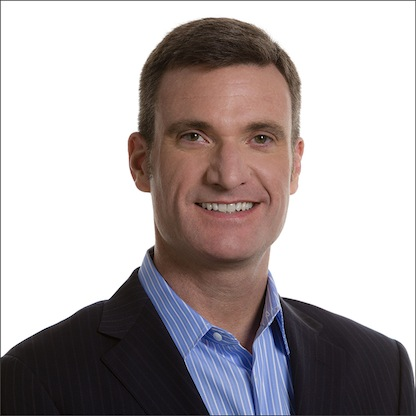
#> input picture day_2_opencv_basics/images/person.jpg, 416 x 416 px
$ python 1_draw_over_in_image.py
#> lines starting #> are read from the running program, lines starting #| are printed output that depends on the picture; after the words box and inside, x2 and y2 are one past the last pixel; in counts of white or black regions, pixels touching at a corner belong together
import numpy as np
import cv2
from copy import copy

img = cv2.imread("images/person.jpg")
#> img is the input picture: shape (416, 416, 3); mean B, G, R 167.5, 166.5, 174


#Draw a line
#cv2.line ( image, starting point , end point , color , line thickness, line type)
imgLine = img.copy()
cv2.line(imgLine, (300, 200), (400, 180), (0, 255,0), thickness=2, lineType=cv2.LINE_AA)
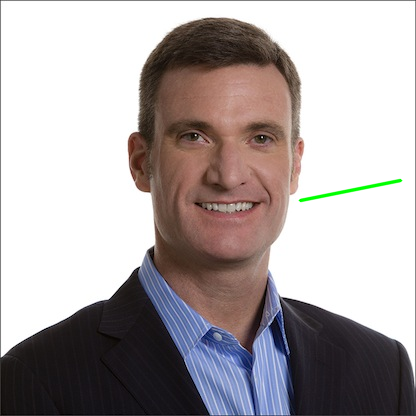
#> imgLine: shape (416, 416, 3); 0.3% of pixels changed, all inside (x1, y1, x2, y2) = (298, 178, 403, 203)
cv2.imshow("image_line", imgLine)
cv2.waitKey(0)


# Draw a circle
#cv2.circle ( image, center, radius, color of border, line thickness / fill type, line type)
imgCircle = img.copy()
cv2.circle(imgCircle, (250, 200), 50, (0, 255, 0), thickness=2, lineType=cv2.LINE_AA)
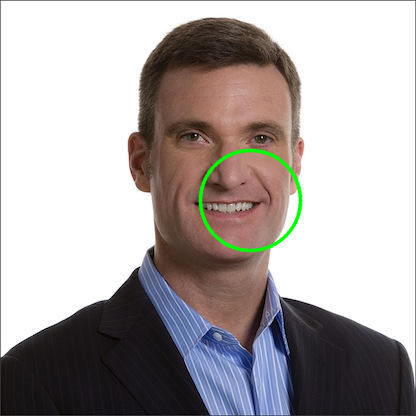
#> imgCircle: shape (416, 416, 3); 0.92% of pixels changed, all inside (x1, y1, x2, y2) = (198, 148, 303, 253)
cv2.imshow("image_circle", imgCircle)
cv2.waitKey(0)


#Draw an ellipse
#cv2.ellipse ( image, center, axes lengths, rotation degree of ellipse, starting angle , ending angle, color, line thickness / fill type, line type)
img_ellipse = img.copy()
cv2.ellipse(img_ellipse, (360, 200), (100, 170), 45, 0, 360, (255, 0, 0), thickness=2, lineType=cv2.LINE_AA)
cv2.ellipse(img_ellipse, (360, 200), (100, 170), 135, 0, 360, (0, 0, 255), thickness=2, lineType=cv2.LINE_AA)
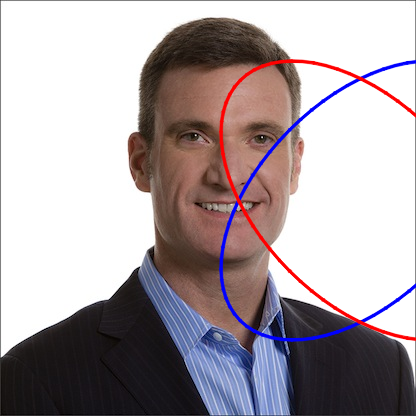
#> img_ellipse: shape (416, 416, 3); mean B, G, R 166.6, 162.8, 172.7
cv2.imshow("image_ellipse", img_ellipse)
cv2.waitKey(0)


# Draw a rectangle
#cv2.rectangle ( image, upper left corner vertex, lower right corner vertex, line thickness / fill type, line type)
img_rectangle = img.copy()
cv2.rectangle(img_rectangle, (150, 55), (300, 355), (0, 255, 0), thickness=2, lineType=cv2.LINE_8)
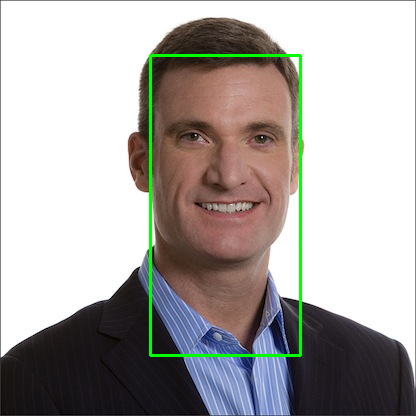
#> img_rectangle: shape (416, 416, 3); 1.56% of pixels changed, all inside (x1, y1, x2, y2) = (149, 54, 302, 357)
cv2.imshow("image_rectangle", img_rectangle)
cv2.waitKey(0)


#Put text into image
#cv2.putText ( image, text, starting point of text, font type, font scale, color, linetype )

imgText = img.copy()
cv2.putText(imgText, "An person", (155, 50), cv2.FONT_HERSHEY_SIMPLEX, 1, (0, 255, 0), 2)
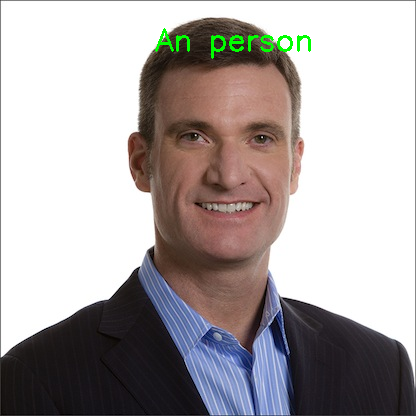
#> imgText: shape (416, 416, 3); 0.58% of pixels changed, all inside (x1, y1, x2, y2) = (155, 28, 311, 59)
cv2.imshow("text", imgText)
cv2.waitKey(0)
